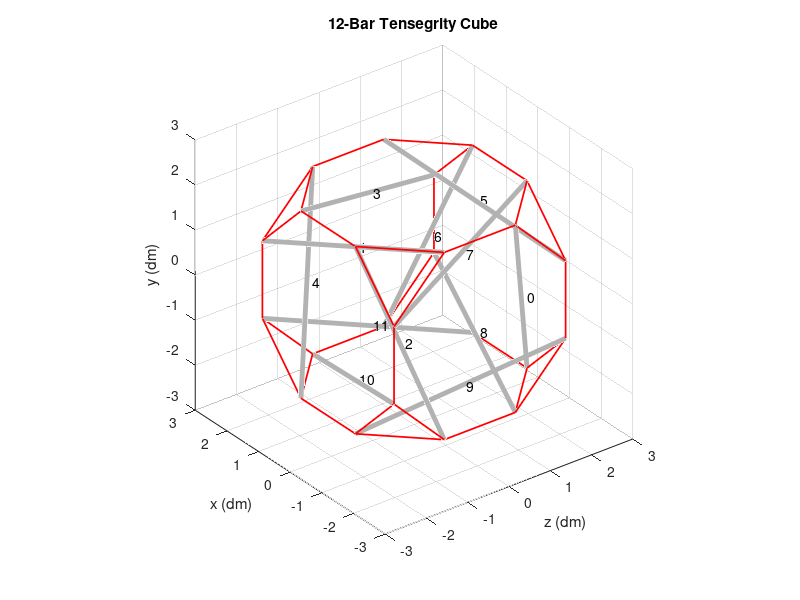

Recreate this plot in MATLAB. (Note: this script raises an error after producing the figure.)
%% Plot 12-bar tensegrity cube
% From SW model 'C:\Users\Mallory\Google Drive\Tensegrity Research at NASA
% Ames and UC Berkeley\12-Bar Tensegrity\12-Bar Structures\Cube\cube
% adjustable dims.sldprt'
% See also 'C:\Users\Mallory\Google Drive\Tensegrity Research at NASA Ames
% and UC Berkeley\12-Bar Tensegrity\12-Bar Structures\Node Finding\node
% numbers.ppx'
% Author: Mallory Daly
% Created: 2/22/17
% Last Updated: 2/22/17
close all

%% Scaling Factor and Coordinate System
% Set scaling factor to 0.1 to mimic NTRT conversion to dm, and change
% coordinates so that y is up
scalingFactor = 0.1;
switchToNTRT = scalingFactor*[0 1 0; 0 0 1; 1 0 0];

%% Node Positions of Rods
% Nodes created by starting from front view and moving clockwise from
% leftmost top node, and pairing nodes with bars
% Rod length = 45 cm
n0  = [-20.79 20.79 8.61]*switchToNTRT;
n1  = [-8.61 -20.79 20.79]*switchToNTRT;
n2  = [-20.79 20.79 -8.61]*switchToNTRT;
n3  = [20.79 8.61 -20.79]*switchToNTRT;
n4  = [-8.61 20.79 -20.79]*switchToNTRT;
n5  = [-20.79 -20.79 -8.61]*switchToNTRT;
n6  = [8.61 20.79 -20.79]*switchToNTRT;
n7  = [20.79 8.61 20.79]*switchToNTRT;
n8  = [20.79 20.79 -8.61]*switchToNTRT;
n9  = [8.61 -20.79 -20.79]*switchToNTRT;
n10 = [20.79 20.79 8.61]*switchToNTRT;
n11 = [-20.79 8.61 20.79]*switchToNTRT;
n12 = [8.61 20.79 20.79]*switchToNTRT;
n13 = [20.79 -20.79 8.61]*switchToNTRT;
n14 = [-8.61 20.79 20.79]*switchToNTRT;
n15 = [-20.79 8.61 -20.79]*switchToNTRT;
n16 = [-20.79 -20.79 8.61]*switchToNTRT;
n17 = [20.79 -8.61 20.79]*switchToNTRT;
n18 = [-8.61 -20.79 -20.79]*switchToNTRT;
n19 = [-20.79 -8.61 20.79]*switchToNTRT;
n20 = [20.79 -20.79 -8.61]*switchToNTRT;
n21 = [-20.79 -8.61 -20.79]*switchToNTRT;
n22 = [8.61 -20.79 20.79]*switchToNTRT;
n23 = [20.79 -8.61 -20.79]*switchToNTRT;

% Compile as matrix
nodeRod = [n0; n1; n2; n3; n4; n5; n6; n7; n8; n9; n10; n11; 
    n12; n13; n14; n15; n16; n17; n18; n19; n20; n21; n22; n23];

% Plot nodes
figure
% scatter3(nodeRod(:,1),nodeRod(:,2),nodeRod(:,3),50,[0.85 0.85 0.85],'filled')
title('12-Bar Tensegrity Cube')
axis equal
viewlim = [-3 3];
xlim(viewlim)
ylim(viewlim)
zlim(viewlim)
grid on
view(3)
xlabel('z (dm)')
ylabel('x (dm)')
zlabel('y (dm)')

%% Rod Positions
% Rod length = 45 cm
b0  = [n0;  n1];
b1  = [n2;  n3];
b2  = [n4;  n5];
b3  = [n6;  n7];
b4  = [n8;  n9];
b5  = [n10; n11];
b6  = [n12; n13];
b7  = [n14; n15];
b8  = [n16; n17];
b9  = [n18; n19];
b10 = [n20; n21];
b11 = [n22; n23];

% Scale bars by compiling as matrix and scaling matrix
pairRod = [b0; b1; b2; b3; b4; b5; b6; b7; b8; b9; b10; b11];

% Add bars to plot
for i = 1:2:23
    hold on
    plot3(pairRod(i:i+1,1),pairRod(i:i+1,2),pairRod(i:i+1,3),'Color',[0.7 0.7 0.7],'LineWidth',3.5)
    label = (i+1)/2-1;
    text(sum(pairRod(i:i+1,1))/2,sum(pairRod(i:i+1,2))/2,sum(pairRod(i:i+1,3))/2,['  ' num2str(label) '  '])
end

%% Cable Positions
% Cables designed in SW model to be approximately equal length
c0	= [n0; n2];
c1	= [n0; n14];
c2	= [n0; n11];
c3	= [n2; n4];
c4	= [n2; n15];
c5	= [n4; n15];
c6	= [n4; n6];
c7	= [n6; n8];
c8	= [n6; n3];
c9	= [n8; n3];
c10	= [n3; n23];
c11	= [n8; n10];
c12	= [n10; n12];
c13	= [n10; n7];
c14	= [n7; n12];
c15	= [n14; n12];
c16	= [n14; n11];
c17	= [n23; n20];
c18	= [n9; n23];
c19	= [n7; n17];
c20	= [n17; n13];
c21	= [n13; n22];
c22	= [n22; n17];
c23	= [n22; n1];
c24	= [n1; n16];
c25	= [n16; n19];
c26	= [n19; n1];
c27	= [n19; n11];
c28	= [n5; n18];
c29	= [n18; n21];
c30	= [n21; n5];
c31	= [n21; n15];
c32	= [n18; n9];
c33	= [n9; n20];
c34	= [n20; n13];
c35	= [n16; n5];

% Scale cables by compiling as matrix and scaling matrix
pairStructureCable = [c0; c1; c2; c3; c4; c5; c6; c7; c8; c9; c10;
    c11; c12; c13; c14; c15; c16; c17; c18; c19; c20; c21; c22; c23; c24;
    c25; c26; c27; c28; c29; c30; c31; c32; c33; c34; c35];

% Add cables to plot
for i = 1:2:71
    hold on
    plot3(pairStructureCable(i:i+1,1),pairStructureCable(i:i+1,2),pairStructureCable(i:i+1,3),'r','LineWidth',1.25)
end

%% Add payload to center

% Find center of tensegrity
center = round(mean(nodeRod),4);

% Define edge length of payload
edgeLength = 0.8; %0.8 dm = 80 mm

% Form and plot cubical payload
x = ([0 1 1 0 0 0; 1 1 0 0 1 1; 1 1 0 0 1 1; 0 1 1 0 0 0] - 0.5)*edgeLength + center(1);
y = ([0 0 1 1 0 0; 0 1 1 0 0 0; 0 1 1 0 1 1; 0 0 1 1 1 1] - 0.5)*edgeLength + center(2);
z = ([0 0 0 0 0 1; 0 0 0 0 0 1; 1 1 1 1 0 1; 1 1 1 1 0 1] - 0.5)*edgeLength + center(3);
for i = 1:6
    v = [x(:,i),y(:,i),z(:,i)];
    f = [1 2 3 4];
    hold on
    h = patch('Faces',f,'Vertices',v);
    set(h,'edgecolor',[0.7 0.7 0.7],'facecolor',[0.85 0.85 0.85])
end

%% Find and plot nodes for center of each face of payload

% Define nodes
nodePayload = [mean(x); mean(y); mean(z)]';

% Add to plot
hold on
% scatter3(mean(x),mean(y),mean(z),'k.')

%% Find nodes for center of each rod

nodeRodCenter = zeros(12,3);
for i = 1:2:23
    j = (i+1)/2;
    nodeRodCenter(j,:) = mean(pairRod(i:i+1,:));
end

%% Find and add payload suspension cables

% Form cable pair matrix
pairPayloadCable = [nodePayload(1,:); nodeRodCenter(9,:);
                    nodePayload(1,:); nodeRodCenter(10,:);
                    nodePayload(1,:); nodeRodCenter(11,:);
                    nodePayload(1,:); nodeRodCenter(12,:);
                    nodePayload(2,:); nodeRodCenter(4,:);
                    nodePayload(2,:); nodeRodCenter(5,:);
                    nodePayload(2,:); nodeRodCenter(7,:);
                    nodePayload(2,:); nodeRodCenter(12,:);
                    nodePayload(3,:); nodeRodCenter(2,:);
                    nodePayload(3,:); nodeRodCenter(4,:);
                    nodePayload(3,:); nodeRodCenter(6,:);
                    nodePayload(3,:); nodeRodCenter(8,:);
                    nodePayload(4,:); nodeRodCenter(1,:);
                    nodePayload(4,:); nodeRodCenter(3,:);
                    nodePayload(4,:); nodeRodCenter(8,:);
                    nodePayload(4,:); nodeRodCenter(10,:);
                    nodePayload(5,:); nodeRodCenter(2,:);
                    nodePayload(5,:); nodeRodCenter(3,:);
                    nodePayload(5,:); nodeRodCenter(5,:);
                    nodePayload(5,:); nodeRodCenter(11,:);
                    nodePayload(6,:); nodeRodCenter(1,:);
                    nodePayload(6,:); nodeRodCenter(6,:);
                    nodePayload(6,:); nodeRodCenter(7,:);
                    nodePayload(6,:); nodeRodCenter(9,:)];

% Add cables to plot
for i = 1:2:(size(pairPayloadCable,1)-1)
    hold on
    plot3(pairPayloadCable(i:i+1,1),pairPayloadCable(i:i+1,2),...
        pairPayloadCable(i:i+1,3),'r','LineWidth',1)
end

%% Find locations for actuation modules in NTRT
bar0_direction = (n1-n0)/norm(n1-n0);
bar4_direction = (n9-n8)/norm(n9-n8);
bar5_direction = (n11-n10)/norm(n11-n10);
bar10_direction = (n21-n20)/norm(n21-n20);

box_mid = 4.5/2;
box_length = 1;
box_start = box_mid - box_length/2;
box_end = box_mid + box_length/2;

module0_start = n0 + box_start*bar0_direction;
module0_end = n0 + box_end*bar0_direction;
module4_start = n8 + box_start*bar4_direction;
module4_end = n8 + box_end*bar4_direction;
module5_start = n10 + box_start*bar5_direction;
module5_end = n10 + box_end*bar5_direction;
module10_start = n20 + box_start*bar10_direction;
module10_end = n20 + box_end*bar10_direction;

Modules = [module0_start; module0_end;
           module4_start; module4_end;
           module5_start; module5_end;
           module10_start; module10_end];
       
returnToEntered = inv([0 1 0; 0 0 1; 1 0 0]);       
Modules_for_NTRT = Modules*returnToEntered;

for i = 1:size(Modules_for_NTRT,1)
    disp(['n' num2str(i+35) ': [' num2str(Modules_for_NTRT(i,1)) ...
        ', ' num2str(Modules_for_NTRT(i,2)) ', ' ...
        num2str(Modules_for_NTRT(i,3)) ']'])
end

hold on
scatter3(Modules(:,1),Modules(:,2),Modules(:,3),'filled')